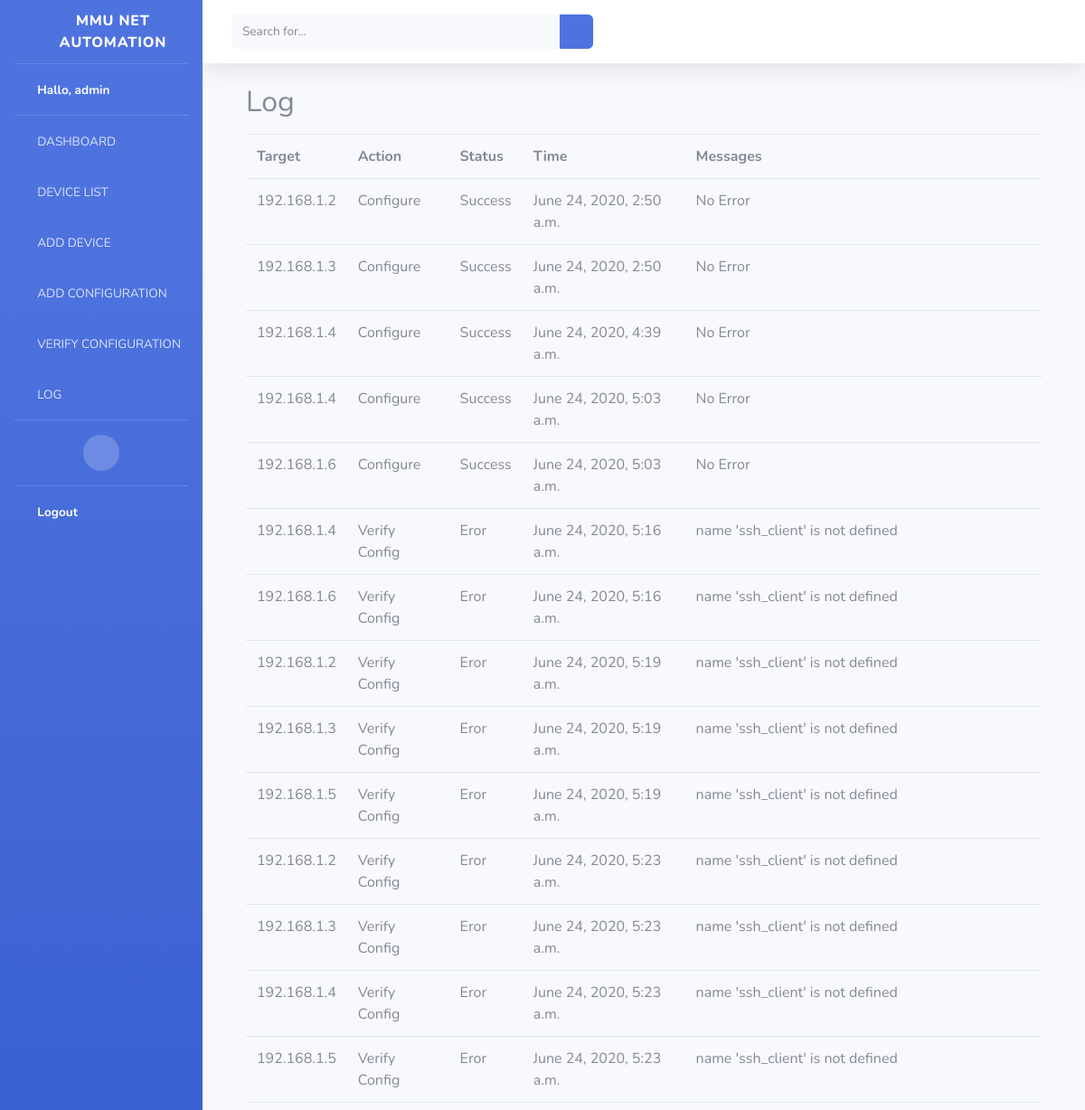
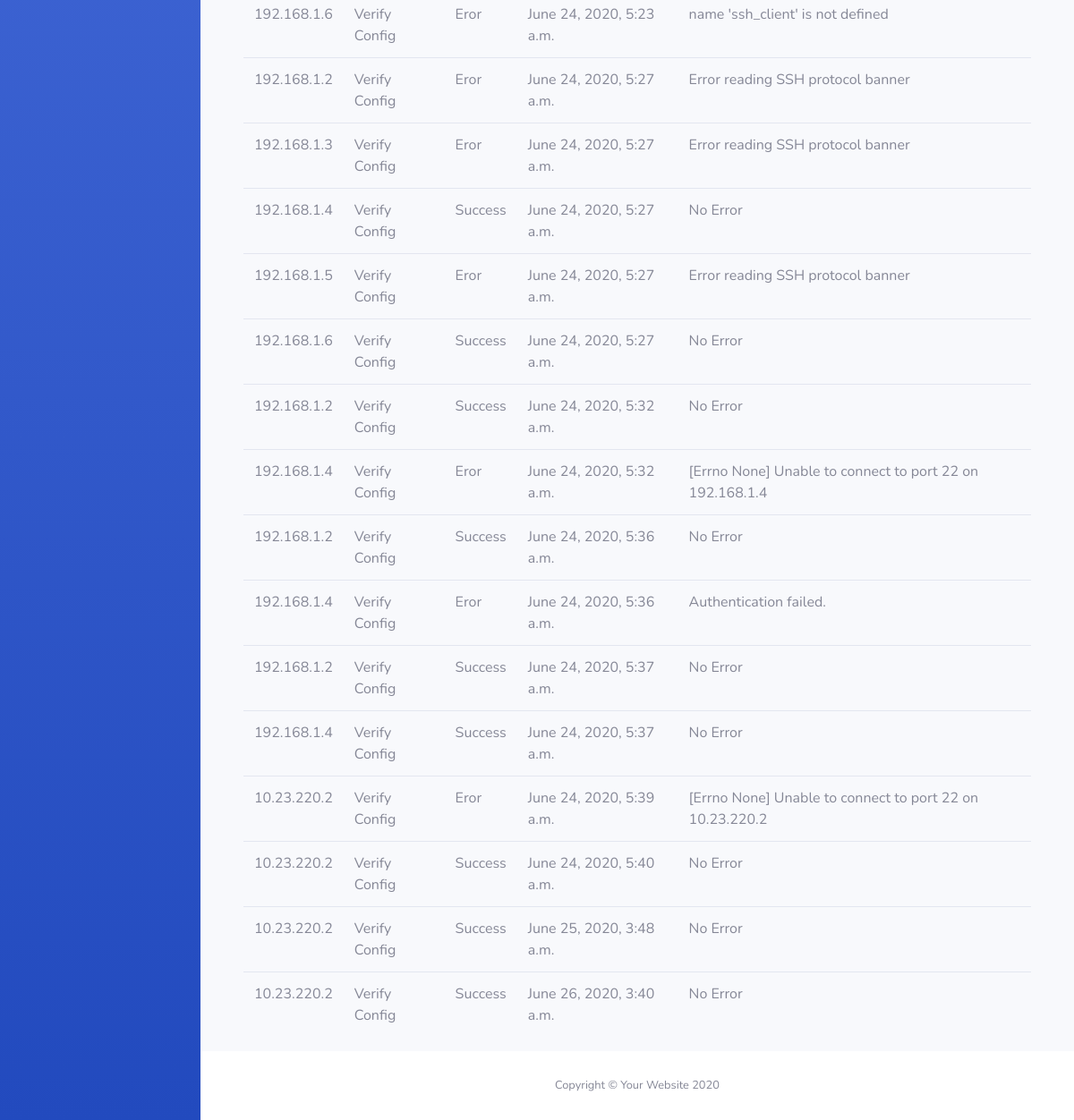
Screenshot of /log/ (signed in) with the database file from the repository (2 pictures, top to bottom).
### network_automation/models.py (models this page shows, shortened)
class Log(models.Model):
    target = models.CharField(max_length=255)
    action = models.CharField(max_length=255)
    status = models.CharField(max_length=255)
    time = models.DateTimeField(null=True)
    messages = models.CharField(max_length=255, blank=True)

### network_automation/views.py (the view)
# urls.py: path('log/', views.log, name='log'),
@login_required(login_url=settings.LOGIN_URL)
def log(request):
    logs = Log.objects.all()
    context = {
        'logs' :logs
    }
    return render(request, 'log.html', context)

### templates/log.html
{% extends "base-update.html" %}
{% block content %}
    <h2 class="mt-4">Log</h2>
    <table class="mt-3 table">
        <tbody>
            <tr>
                <th>Target</th>
                <th>Action</th>
                <th>Status</th>
                <th>Time</th>
                <th>Messages</th>
            </tr>
            {% for log in logs %}
            <tr>
                <td>{{ log.target }}</td>
                <td>{{ log.action }}</td>
                <td>{{ log.status }}</td>
                <td>{{ log.time }}</td>
                <td>{{ log.messages }}</td>
            </tr>
            {% endfor %}
        </tbody>
    </table>
{% endblock content %}

### templates/base-update.html (shortened to what this page needs)
{% load static %}
<!DOCTYPE html>
<html lang="en">
<head>
  <link href="{% static 'vendor/fontawesome-free/css/all.min.css' %}" rel="stylesheet" type="text/css">
  <link href="{% static 'css/sb-admin-2.css' %}" rel="stylesheet">
</head>
<body id="page-top">
  <div id="wrapper">
    <ul class="navbar-nav bg-gradient-primary sidebar sidebar-dark accordion" id="accordionSidebar">
      <a class="sidebar-brand d-flex align-items-center justify-content-center" href="#">
        <div class="sidebar-brand-icon rotate-n-15">
          <i class="fas fa-wrench"></i>
        </div>
        <div class="sidebar-brand-text mx-3">
          MMU NET AUTOMATION
        </div>
      </a>
      <hr class="sidebar-divider my-0">
      <li class="nav-item active">
        <a class="nav-link" href="{% url 'home' %}">
          <i class="fas fa-fw fa-user"></i>
          <span>Hallo, {{user}}</span></a>
      </li>
      <hr class="sidebar-divider my-0">
      <li class="nav-item ">
        <a class="nav-link" href="{% url 'home' %}">
          <i class="fas fa-fw fa-tachometer-alt"></i>
          <span>DASHBOARD</span></a>
      </li>
      <li class="nav-item ">
        <a class="nav-link" href="{% url 'devices' %}">
          <i class="fas fa-fw fa-table"></i>
          <span>DEVICE LIST</span></a>
      </li>
      <li class="nav-item ">
        <a class="nav-link" href="{% url 'tambah_device' %}">
          <i class="fas fa-fw fa-table"></i>
          <span>ADD DEVICE</span></a>
      </li>
      <li class="nav-item ">
        <a class="nav-link" href="{% url 'configure' %}">
          <i class="fas fa-fw fa-wrench"></i>
          <span>ADD CONFIGURATION</span></a>
      </li>
      <li class="nav-item ">
        <a class="nav-link" href="{% url 'verify_config' %}">
          <i class="fas fa-fw fa-wrench"></i>
          <span>VERIFY CONFIGURATION</span></a>
      </li>
      <li class="nav-item ">
        <a class="nav-link" href="{% url 'log' %}">
          <i class="fas fa-fw fa-table"></i>
          <span>LOG</span></a>
      </li>
      <hr class="sidebar-divider d-none d-md-block">
      <div class="text-center d-none d-md-inline">
        <button class="rounded-circle border-0" id="sidebarToggle"></button>
      </div>
      <hr class="sidebar-divider my-0">
      <li class="nav-item active">
        <a class="nav-link" href="{% url 'logout' %}">
          <i class="fas fa-fw fa-sign-out-alt"></i>
          <span>Logout<span></a>
      </li>
    </ul>
    <div id="content-wrapper" class="d-flex flex-column">
      <div id="content">
        <nav class="navbar navbar-expand navbar-light bg-white topbar mb-4 static-top shadow">
          <form class="d-none d-sm-inline-block form-inline mr-auto ml-md-3 my-2 my-md-0 mw-100 navbar-search">
            <div class="input-group">
              <input type="text" class="form-control bg-light border-0 small" placeholder="Search for..." aria-label="Search" aria-describedby="basic-addon2">
              <div class="input-group-append">
                <button class="btn btn-primary" type="button">
                  <i class="fas fa-search fa-sm"></i>
                </button>
              </div>
            </div>
          </form>
        </nav>
        <div class="container-fluid">
          <div class="container">
            {% block content %}
            {% endblock %}
          </div>
      </div>
      <footer class="sticky-footer bg-white">
        <div class="container my-auto">
          <div class="copyright text-center my-auto">
            <span>Copyright &copy; Your Website 2020</span>
          </div>
        </div>
      </footer>
    </div>
  </div>
</body>
</html>

### rows the page displays
Log: target "192.168.1.2", action "Configure", status "Success", time "June 24, 2020, 2:50 a.m.", messages "No Error"
Log: target "192.168.1.3", action "Configure", status "Success", time "June 24, 2020, 2:50 a.m.", messages "No Error"
Log: target "192.168.1.4", action "Configure", status "Success", time "June 24, 2020, 4:39 a.m.", messages "No Error"
Log: target "192.168.1.4", action "Configure", status "Success", time "June 24, 2020, 5:03 a.m.", messages "No Error"
Log: target "192.168.1.6", action "Configure", status "Success", time "June 24, 2020, 5:03 a.m.", messages "No Error"
Log: target "192.168.1.4", action "Verify Config", status "Eror", time "June 24, 2020, 5:16 a.m.", messages "name 'ssh_client' is not defined"
Log: target "192.168.1.6", action "Verify Config", status "Eror", time "June 24, 2020, 5:16 a.m.", messages "name 'ssh_client' is not defined"
Log: target "192.168.1.2", action "Verify Config", status "Eror", time "June 24, 2020, 5:19 a.m.", messages "name 'ssh_client' is not defined"
Log: target "192.168.1.3", action "Verify Config", status "Eror", time "June 24, 2020, 5:19 a.m.", messages "name 'ssh_client' is not defined"
Log: target "192.168.1.5", action "Verify Config", status "Eror", time "June 24, 2020, 5:19 a.m.", messages "name 'ssh_client' is not defined"
Log: target "192.168.1.2", action "Verify Config", status "Eror", time "June 24, 2020, 5:23 a.m.", messages "name 'ssh_client' is not defined"
Log: target "192.168.1.3", action "Verify Config", status "Eror", time "June 24, 2020, 5:23 a.m.", messages "name 'ssh_client' is not defined"
Log: target "192.168.1.4", action "Verify Config", status "Eror", time "June 24, 2020, 5:23 a.m.", messages "name 'ssh_client' is not defined"
Log: target "192.168.1.5", action "Verify Config", status "Eror", time "June 24, 2020, 5:23 a.m.", messages "name 'ssh_client' is not defined"
Log: target "192.168.1.6", action "Verify Config", status "Eror", time "June 24, 2020, 5:23 a.m.", messages "name 'ssh_client' is not defined"
Log: target "192.168.1.2", action "Verify Config", status "Eror", time "June 24, 2020, 5:27 a.m.", messages "Error reading SSH protocol banner"
Log: target "192.168.1.3", action "Verify Config", status "Eror", time "June 24, 2020, 5:27 a.m.", messages "Error reading SSH protocol banner"
Log: target "192.168.1.4", action "Verify Config", status "Success", time "June 24, 2020, 5:27 a.m.", messages "No Error"
Log: target "192.168.1.5", action "Verify Config", status "Eror", time "June 24, 2020, 5:27 a.m.", messages "Error reading SSH protocol banner"
Log: target "192.168.1.6", action "Verify Config", status "Success", time "June 24, 2020, 5:27 a.m.", messages "No Error"
Log: target "192.168.1.2", action "Verify Config", status "Success", time "June 24, 2020, 5:32 a.m.", messages "No Error"
Log: target "192.168.1.4", action "Verify Config", status "Eror", time "June 24, 2020, 5:32 a.m.", messages "[Errno None] Unable to connect to port 22 on 192.168.1.4"
Log: target "192.168.1.2", action "Verify Config", status "Success", time "June 24, 2020, 5:36 a.m.", messages "No Error"
Log: target "192.168.1.4", action "Verify Config", status "Eror", time "June 24, 2020, 5:36 a.m.", messages "Authentication failed."
Log: target "192.168.1.2", action "Verify Config", status "Success", time "June 24, 2020, 5:37 a.m.", messages "No Error"
Log: target "192.168.1.4", action "Verify Config", status "Success", time "June 24, 2020, 5:37 a.m.", messages "No Error"
Log: target "10.23.220.2", action "Verify Config", status "Eror", time "June 24, 2020, 5:39 a.m.", messages "[Errno None] Unable to connect to port 22 on 10.23.220.2"
Log: target "10.23.220.2", action "Verify Config", status "Success", time "June 24, 2020, 5:40 a.m.", messages "No Error"
Log: target "10.23.220.2", action "Verify Config", status "Success", time "June 25, 2020, 3:48 a.m.", messages "No Error"
Log: target "10.23.220.2", action "Verify Config", status "Success", time "June 26, 2020, 3:40 a.m.", messages "No Error"

### other values shown
{{ user }} "admin"
